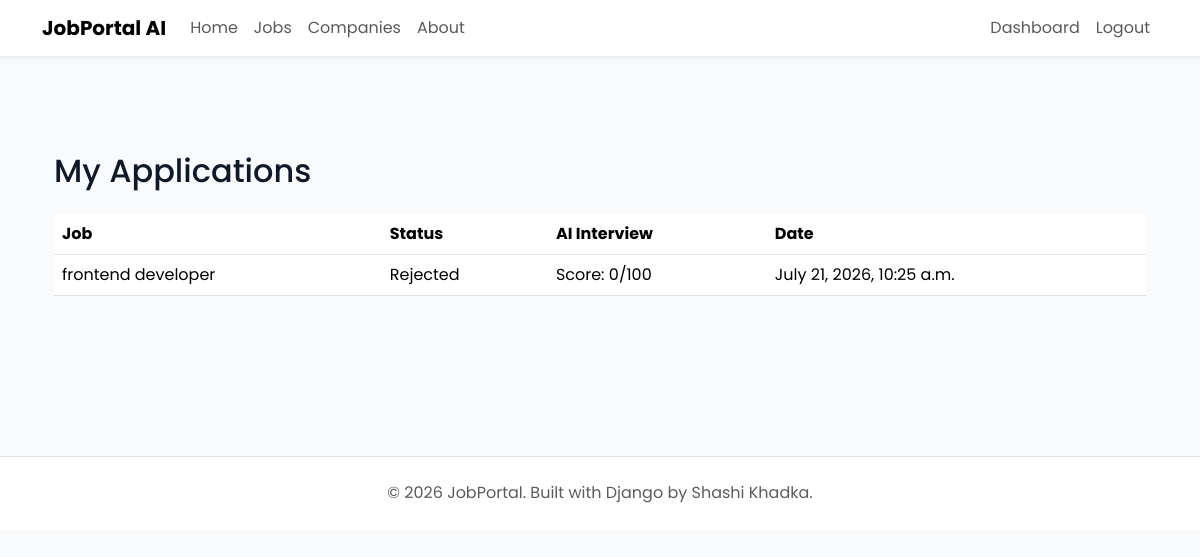
The page /applications/my-applications/ (signed in) on the database as committed earlier.
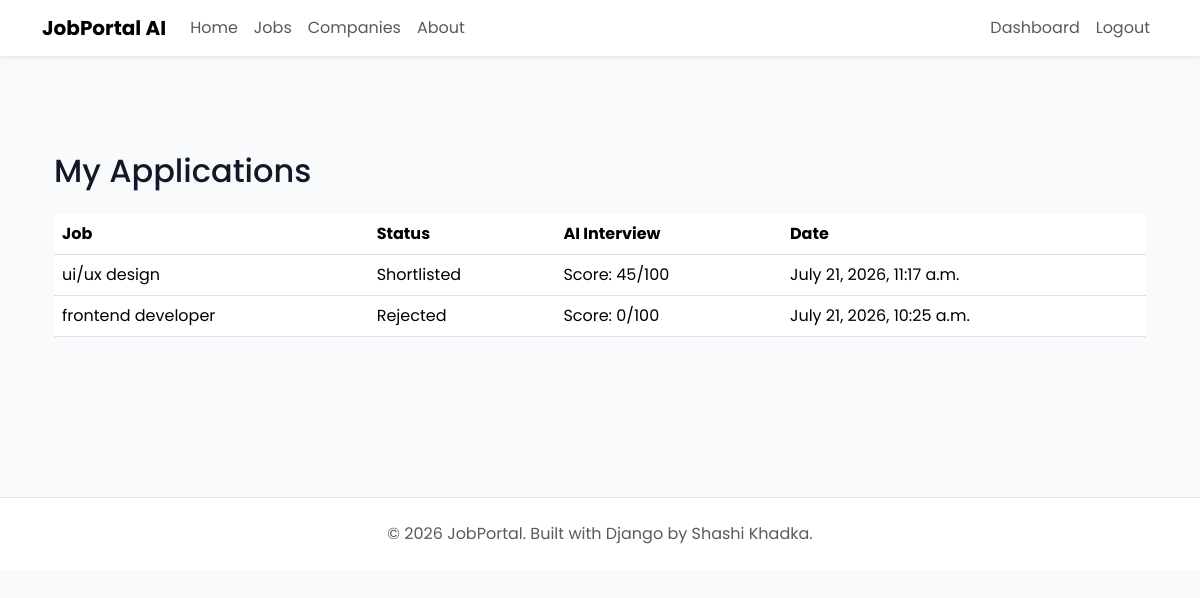
The same page on the database as committed later.
### applications/models.py (models this page shows, shortened)
class Application(models.Model):
    applicant = models.ForeignKey( settings.AUTH_USER_MODEL, on_delete=models.CASCADE, related_name="applications" )
    job = models.ForeignKey( Job, on_delete=models.CASCADE,related_name="applications")
    resume = models.FileField( upload_to="resumes/")
    cover_letter = models.TextField( blank=True)
    status = models.CharField( max_length=20,choices=Applicationstatus.choices,default=Applicationstatus.PENDING )
    applied_at = models.DateTimeField(auto_now_add=True)
    first_name = models.CharField(max_length=100, default="")
    last_name = models.CharField(max_length=100, default="")
    location = models.CharField(max_length=100, default="")
    class Meta:
        ordering = ["-applied_at"]
        unique_together = ("applicant", "job")

class AIInterview(models.Model):
    application = models.OneToOneField( Application, on_delete=models.CASCADE)
    questions = models.JSONField(default=list, blank=True)
    answers = models.JSONField(default=list, blank=True)
    score = models.IntegerField(default=0)
    feedback = models.TextField(blank=True)
    completed = models.BooleanField(default=False)

### jobs/models.py (models this page shows, shortened)
class Job(models.Model):
    class EmploymentType(models.TextChoices):
        FULL_TIME = "Full Time"
        PART_TIME = "Part Time"
        INTERNSHIP = "Internship"
        CONTRACT = "Contract"
    class ExperienceLevel(models.TextChoices):
        ENTRY =  "Entry Level"
        MID =  "Mid Level"
        SENIOR = "Senior Level"
    company = models.ForeignKey(Company,on_delete=models.CASCADE,related_name="jobs")
    title = models.CharField(max_length=200)
    slug = models.SlugField(unique=True,blank=True)
    description = models.TextField()
    location = models.CharField(max_length=150)
    employment_type = models.CharField(max_length=20,choices=EmploymentType.choices)
    experience_level = models.CharField( max_length=20, choices=ExperienceLevel.choices )
    salary_min = models.PositiveIntegerField()
    salary_max = models.PositiveIntegerField()
    vacancies = models.PositiveIntegerField(default=1)
    deadline = models.DateField()
    is_active = models.BooleanField(default=True)
    created_at = models.DateTimeField(auto_now_add=True)
    updated_at = models.DateTimeField(auto_now=True)

### applications/views.py (the view)
# urls.py: path("my-applications/",views.my_applications,name="my-applications"),
@login_required
def my_applications(request):
    applications = Application.objects.filter( applicant=request.user)
    return render(request,"applications/my_application.html",{"applications": applications})

### templates/applications/my_application.html (shortened to what this page needs)
{% extends "base.html" %}
{% block content %}
<div class="container py-5">
  <h2 class="mb-4">My Applications</h2>
  <table class="table">
    <thead>
      <tr>
        <th>Job</th>
        <th>Status</th>
        <th>AI Interview</th>
        <th>Date</th>
      </tr>
    </thead>
    <tbody>
      {% for application in applications %}
      <tr>
        <td>{{ application.job.title }}</td>
        <td>{{ application.status }}</td>
        <td>
          {% if application.aiinterview.completed %}
            Score: {{ application.aiinterview.score }}/100
          {% else %}
            <a href="{% url 'start-interview' application.id %}" class="btn btn-sm btn-primary-custom">
              Take AI Interview
            </a>
          {% endif %}
        </td>
        <td>{{ application.applied_at }}</td>
      </tr>
      {% empty %}
      <tr>
        <td colspan="4" class="text-center">You haven't submitted any applications yet.</td>
      </tr>
      {% endfor %}
    </tbody>
  </table>
</div>
{% endblock %}

Rows that differ between the two databases and show on the page:
added Application: job "ui/ux design", status "Shortlisted", aiinterview.score "45", applied_at "July 21, 2026, 11:17 a.m."
